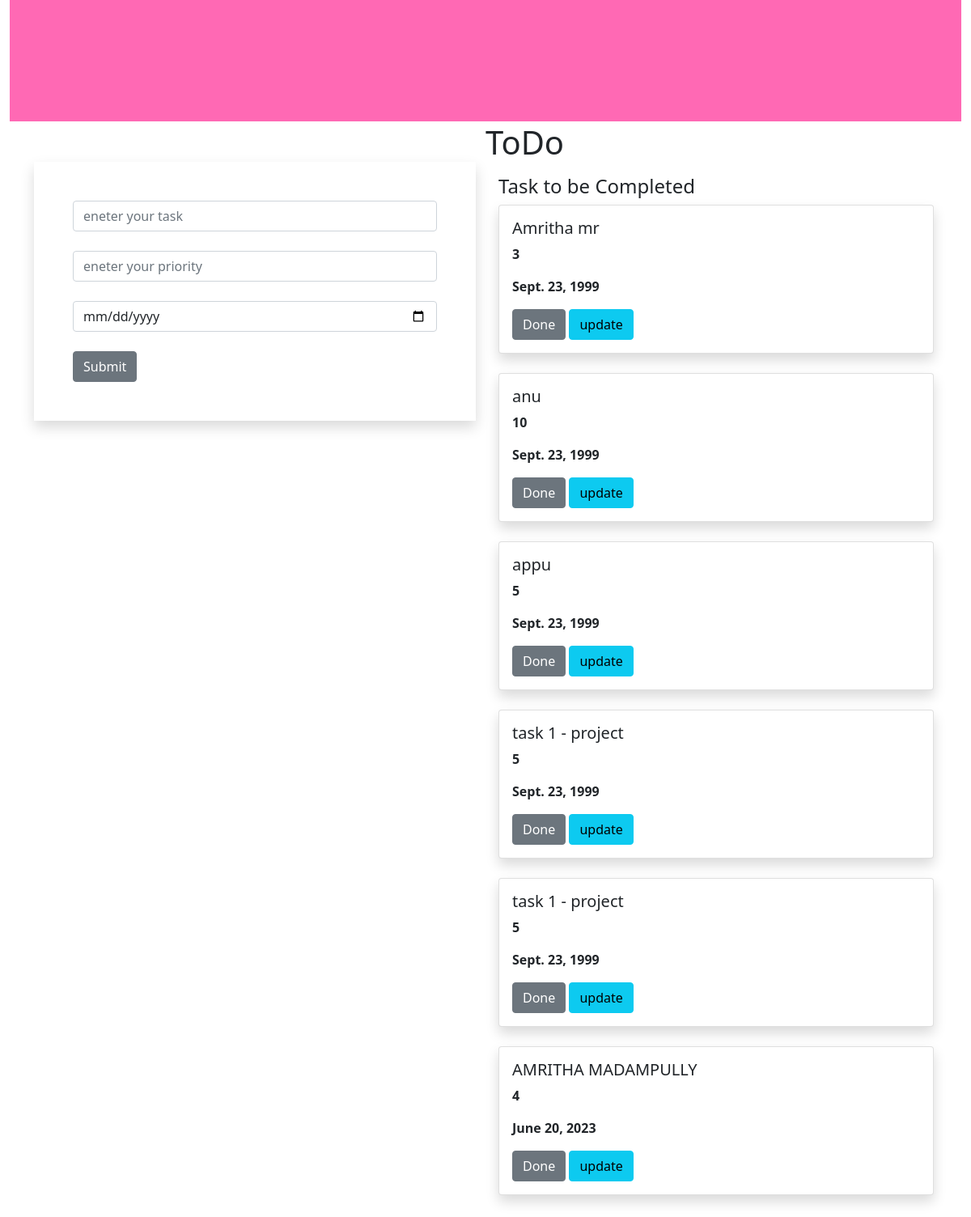
The page / on the database its author committed.
### todoapp/models.py (models this page shows, shortened)
class Task(models.Model):
    name=models.CharField(max_length=200)
    priority=models.IntegerField()
    date=models.DateField()

### todoapp/views.py (the view)
# urls.py: path('',views.home,name='home'),
def home(request):
    task1 = Task.objects.all()
    if request.method=='POST':
        name=request.POST.get('taskname','')
        priority=request.POST.get('priority','')
        date=request.POST.get('date','')
        task=Task(name=name,priority=priority,date=date)
        task.save()
    return render(request,'home.html',{'task1':task1})

### templates/home.html (shortened to what this page needs)
{% extends 'base.html' %}
{% block contend %}
<div class="container-fluid">
    <div class="row">
        <div class="col-md-12">
            <div class="banner">
                <div class="banner-text">
                    <h1>ToDo</h1>
                </div>
            </div>
        </div>
    </div>
</div>
<div class="container">
    <div class="row">
        <div class="col-md-6 ">
        <form method="POST" class="p-5 shadow" enctype="multipart/form-data">
            <div class="form-group">
                <input type="text" class="form-control"  name="taskname" placeholder="eneter your task">
            </div><br>
            <div class="form-group">
                <input type="text" class="form-control"  name="priority" placeholder="eneter your priority">
            </div><br>
             <div class="form-group">
                <input type="date" class="form-control"  name="date" placeholder="eneter a valid date">
            </div><br>
            <input type="submit" class="btn btn-secondary">
        </form>
        </div>
        <div class="col-md-6 p-3">
            <h4>Task to be Completed</h4>
            {% for i in task1 %}
            <div class="shadow card">
                <div class="card-body">
                    <h5 class="card-title">{{i.name}} </h5>
                    <p><b>{{i.priority}}</b></p>
                    <p><b>{{i.date}}</b></p>
                    <a class="btn btn-secondary" href="{% url 'delete' i.id %}">Done</a>
                    <a class="btn btn-info" href="{% url 'update' i.id %}">update</a>
                </div>
            </div>
            <br>
            {% endfor %}
        </div>
    </div>
</div>
{% endblock %}

### templates/base.html (shortened to what this page needs)
{% load static %}
<!DOCTYPE html>
<html lang="en">
<head>
  <link href="https://cdn.jsdelivr.net/npm/bootstrap@5.0.2/dist/css/bootstrap.min.css" rel="stylesheet">
<link rel="stylesheet" href="{% static 'style.css' %}">
</head>
<body>
{% block contend %}
{% endblock %}
</body>
</html>

### static/style.css (style rules this page uses)
.banner { background-color:hotpink; width:100%; height:150px; margin-bottom:50px; }
.banner-text { top:10%; left:50%; position:absolute; transform:transform; }

### rows shown on the page
Task: name "Amritha mr", priority "3", date "Sept. 23, 1999"
Task: name "anu", priority "10", date "Sept. 23, 1999"
Task: name "appu", priority "5", date "Sept. 23, 1999"
Task: name "task 1 - project", priority "5", date "Sept. 23, 1999"
Task: name "task 1 - project", priority "5", date "Sept. 23, 1999"
Task: name "AMRITHA MADAMPULLY", priority "4", date "June 20, 2023"
